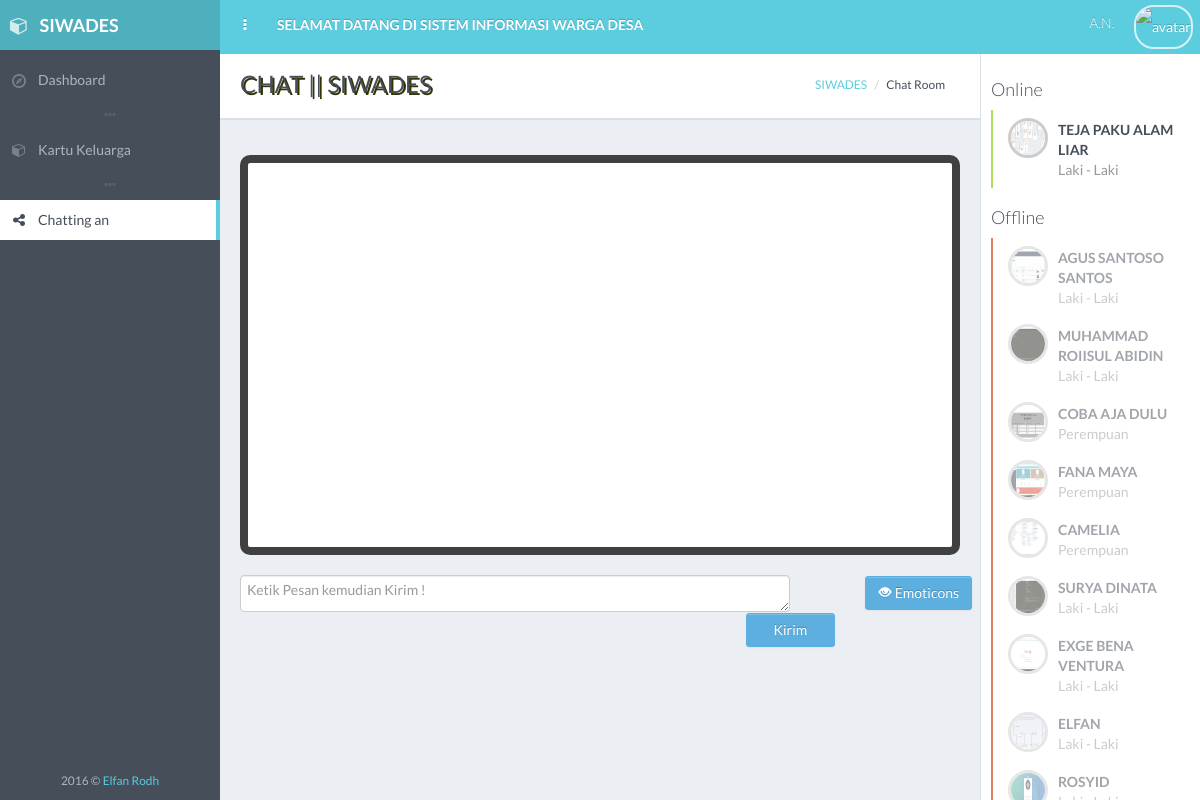
Screenshot of /chat/index.php with the database file from the repository.
### tables this page shows
CREATE TABLE `penduduk` (
  `nik` varchar(100) NOT NULL,
  `nama` varchar(150) DEFAULT NULL,
  `tempat_lahir` varchar(50) DEFAULT NULL,
  `tanggal_lahir` varchar(10) DEFAULT NULL,
  `jk` enum('L','P') DEFAULT NULL,
  `golongan_darah` varchar(5) DEFAULT NULL,
  `pekerjaan` text,
  `pendidikan` varchar(10) NOT NULL,
  `status_perkawinan` enum('KAWIN','BELUM KAWIN') NOT NULL,
  `kewarganegaraan` varchar(50) DEFAULT NULL,
  `id_agama` varchar(30) DEFAULT NULL,
  `id_klasifikasi` varchar(20) NOT NULL,
  `no_kk` varchar(50) DEFAULT NULL,
  `foto` text,
  `about` text,
  `username` varchar(20) NOT NULL,
  `password` text NOT NULL,
  `status` int(1) DEFAULT NULL
);

### chat/index.php (the view, shortened to what this page needs)
<!DOCTYPE html>
<?php
include('../koneksi.php');
$online = $_mysqli->query("SELECT * FROM penduduk WHERE status = '1'");
$offline = $_mysqli->query("SELECT * FROM penduduk WHERE status = '0'");
$title = "CHAT || SIWADES";
 ?>
 <html class="no-js" lang="en">
    <head>
        <link href="bootstrap/css/bootstrap.css" rel="stylesheet">
        <link href="bootstrap/css/bootstrap-responsive.css" rel="stylesheet">
        <link href="style_sesudah.css" rel="stylesheet">
        <link rel="stylesheet" href="../assets/css/bootstrap.min.css">
        <link rel="stylesheet" href="../assets/css/plugins.css">
        <link rel="stylesheet" href="../assets/css/main.css">
        <link rel="stylesheet" href="../assets/css/themes.css">
    </head>
    <body>
        <div id="page-wrapper" class="page-loading">
            <div id="page-container" class="header-fixed-top sidebar-visible-lg-full">
                <div id="main-container">
                    <header class="navbar navbar-inverse navbar-fixed-top">
                        <ul class="nav navbar-nav-custom">
                            <li>
                                <a href="javascript:void(0)" onclick="App.sidebar('toggle-sidebar');this.blur();">
                                    <i class="fa fa-ellipsis-v fa-fw animation-fadeInRight" id="sidebar-toggle-mini"></i>
                                </a>
                            </li>
                            <li class="hidden-xs animation-fadeInQuick">
                                <a href="../pilihan.php"><strong>SELAMAT DATANG DI SISTEM INFORMASI WARGA DESA</strong></a>
                            </li>
                        </ul>
                    </header>
                    <div id="page-content" class="inner-sidebar-right">
                        <div class="content-header">
                            <div class="row">
                                <div class="col-sm-6">
                                    <div class="header-section">
                                        <h1><?php echo $title; ?></h1>
                                    </div>
                                </div>
                                <div class="col-sm-6 hidden-xs">
                                    <div class="header-section">
                                        <ul class="breadcrumb breadcrumb-top">
                                            <li><a href="../dashboard">SIWADES</a></li>
                                            <li>Chat Room</li>
                                        </ul>
                                    </div>
                                </div>
                            </div>
                        </div>
                        <div id="page-content-sidebar">
                            <div id="people-nav" class="collapse navbar-collapse remove-padding">
                                <div class="block-section">
                                    <h4 class="inner-sidebar-header">
                                        Online
                                    </h4>
                                    <ul class="nav-users nav-users-online">
                                        <?php foreach ($online as $row):?>
                                            <?php
                                                $nom = $row['nik'];
                                                $gb = $_mysqli->query("SELECT * FROM penduduk WHERE penduduk.nik = '$nom'");
                                                $gbr = mysqli_fetch_array($gb);
                                             ?>
                                        <li>
                                            <a href="javascript:void(0)">
                                                <img src="../foto/<?php echo $gbr['foto']; ?>" alt="image" class="nav-users-avatar">
                                                <span class="nav-users-heading"><?php echo $row['nama'] ?></span>
                                                <span class="text-muted"><?php if ($row['jk'] == "L") {echo "Laki - Laki";}else{echo "Perempuan";} ?></span>
                                            </a>
                                        </li>
                                    <?php endforeach; ?>
                                    </ul>
                                </div>
                                <div class="block-section">
                                    <h4 class="inner-sidebar-header">
                                        Offline
                                    </h4>
                                    <ul class="nav-users nav-users-offline">
                                        <?php foreach ($offline as $rows):?>
                                            <?php
                                                $nomm = $rows['nik'];
                                                $gbb = $_mysqli->query("SELECT * FROM penduduk WHERE penduduk.nik = '$nomm'");
                                                $gbrr = mysqli_fetch_array($gbb);
                                             ?>
                                        <li>
                                            <a href="javascript:void(0)">
                                                <img src="../foto/<?php echo $gbrr['foto']; ?>" alt="image" class="nav-users-avatar">
                                                <span class="nav-users-heading"><?php echo $rows['nama'] ?></span>
                                                <span class="text-muted"><?php if ($rows['jk'] == "L") {echo "Laki - Laki";}else{echo "Perempuan";} ?></span>
                                            </a>
                                        </li>
                                        <?php endforeach; ?>
                                    </ul>
                                </div>
                            </div>
                        </div>
    <div class="header-section">
        <div class="row">
            <div class="col-sm-12">
                    <div id="boxpesan" style="height: 400px;">
                    </div>
            </div>
        </div>
        <div class="row">
            <div class="col-sm-10">
                <form method="post" action="" id="formpesan" class="form-inline">
                <textarea class="input-xlarge" style="width: 550px; height: 37px;" name="pesan" placeholder="Ketik Pesan kemudian Kirim !" required x-moz-errormessage="Masukkan Pesan !" autofocus></textarea>
                <input type='submit' value='Kirim' class='btn btn-info pull-right' id='pencet'>
                </form>
            </div>
            <div class="col-sm-2">
                <a href="#" class="btn btn-info emot" data-toggle="popover"  id="emott" type="button" data-placement="top" title="Emoticons (klik)">
                <i class="icon-eye-open icon-white"></i> Emoticons </a>
            </div>
        </div>
    </div>
                    </div>
                </div>
            </div>
        </div>
    </body>
</html>

### chat/style_sesudah.css (style rules this page uses)
html { height:100%; }
body { background: #f2f3f4; background: -moz-radial-gradient(center, ellipse cover, #f2f3f4 28%, #828c95 78%, #375987 100%); background: -webkit-gradient(radial, center center, 0px, center center, 100%, color-stop(28%,#f2f3f4), color-stop(78%,#828c95), color-stop(100%,#375987)); background: -webkit-radial-gradient(center, ellipse cover, #f2f3f4 28%,#828c95 78%,#375987 100%); background: -o-radial-gradient(center, ellipse cover, #f2f3f4 28%,#828c95 78%,#375987 100%); background: -ms-radial-gradient(center, ellipse cover, #f2f3f4 28%,#828c95 78%,#375987 100%); background: radial-gradient(ellipse at center, #f2f3f4 28%,#828c95 78%,#375987 100%); height:100%; height:100%; height: 100%; margin: 0; background-repeat: no-repeat; background-attachment: fixed; }
#boxpesan, .boxonline { overflow-y:auto; overflow-y:scroll; height:450px; width:100%; border:8px solid #404040; background-color:white; border-radius:10px; }
input[type="submit"] { width:15%; }
img { height:30px; width:30px; cursor:pointer; }
h1 { text-shadow: 2px 2px #333300; }

### rows the page displays
penduduk: foto (picture), nama "TEJA PAKU ALAM LIAR", jk "Laki - Laki"
penduduk: foto (picture), nama "AGUS SANTOSO SANTOS", jk "Laki - Laki"
penduduk: foto (picture), nama "MUHAMMAD ROIISUL ABIDIN", jk "Laki - Laki"
penduduk: foto (picture), nama "COBA AJA DULU", jk "Perempuan"
penduduk: foto (picture), nama "FANA MAYA", jk "Perempuan"
penduduk: foto (picture), nama "CAMELIA", jk "Perempuan"
penduduk: foto (picture), nama "SURYA DINATA", jk "Laki - Laki"
penduduk: foto (picture), nama "EXGE BENA VENTURA", jk "Laki - Laki"
penduduk: foto (picture), nama "ELFAN", jk "Laki - Laki"
penduduk: foto (picture), nama "ROSYID"

### other values shown
$title "CHAT || SIWADES"
